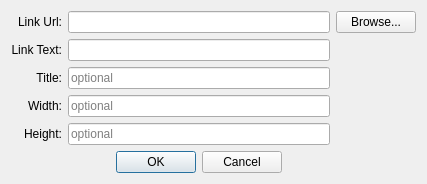
<?xml version="1.0" encoding="UTF-8"?>
<ui version="4.0">
 <class>InsertLinkOrPictureDialog</class>
 <widget class="QDialog" name="InsertLinkOrPictureDialog">
  <property name="geometry">
   <rect>
    <x>0</x>
    <y>0</y>
    <width>427</width>
    <height>174</height>
   </rect>
  </property>
  <property name="windowTitle">
   <string>Dialog</string>
  </property>
  <layout class="QGridLayout" name="gridLayout">
   <item row="3" column="0">
    <widget class="QLabel" name="widthLabel">
     <property name="text">
      <string>Width:</string>
     </property>
     <property name="alignment">
      <set>Qt::AlignRight|Qt::AlignTrailing|Qt::AlignVCenter</set>
     </property>
    </widget>
   </item>
   <item row="4" column="0">
    <widget class="QLabel" name="heightLabel">
     <property name="text">
      <string>Height:</string>
     </property>
     <property name="alignment">
      <set>Qt::AlignRight|Qt::AlignTrailing|Qt::AlignVCenter</set>
     </property>
    </widget>
   </item>
   <item row="3" column="1">
    <widget class="QLineEdit" name="widthLineEdit">
     <property name="placeholderText">
      <string>optional</string>
     </property>
    </widget>
   </item>
   <item row="5" column="1">
    <widget class="QDialogButtonBox" name="buttonBox">
     <property name="standardButtons">
      <set>QDialogButtonBox::Cancel|QDialogButtonBox::Ok</set>
     </property>
     <property name="centerButtons">
      <bool>true</bool>
     </property>
    </widget>
   </item>
   <item row="4" column="1">
    <widget class="QLineEdit" name="heightLineEdit">
     <property name="placeholderText">
      <string>optional</string>
     </property>
    </widget>
   </item>
   <item row="2" column="1">
    <widget class="QLineEdit" name="titleLineEdit">
     <property name="placeholderText">
      <string>optional</string>
     </property>
    </widget>
   </item>
   <item row="0" column="2">
    <widget class="QPushButton" name="insertLocalPushButton">
     <property name="text">
      <string>Browse...</string>
     </property>
    </widget>
   </item>
   <item row="1" column="0">
    <widget class="QLabel" name="textLabel">
     <property name="text">
      <string>Link Text:</string>
     </property>
     <property name="alignment">
      <set>Qt::AlignRight|Qt::AlignTrailing|Qt::AlignVCenter</set>
     </property>
    </widget>
   </item>
   <item row="1" column="1">
    <widget class="QLineEdit" name="textLineEdit"/>
   </item>
   <item row="2" column="0">
    <widget class="QLabel" name="titleLabel">
     <property name="text">
      <string>Title:</string>
     </property>
     <property name="alignment">
      <set>Qt::AlignRight|Qt::AlignTrailing|Qt::AlignVCenter</set>
     </property>
    </widget>
   </item>
   <item row="0" column="1">
    <widget class="QLineEdit" name="urlLineEdit"/>
   </item>
   <item row="0" column="0">
    <widget class="QLabel" name="urlLabel">
     <property name="text">
      <string>Link Url:</string>
     </property>
     <property name="alignment">
      <set>Qt::AlignRight|Qt::AlignTrailing|Qt::AlignVCenter</set>
     </property>
    </widget>
   </item>
  </layout>
 </widget>
 <tabstops>
  <tabstop>urlLineEdit</tabstop>
  <tabstop>textLineEdit</tabstop>
  <tabstop>titleLineEdit</tabstop>
  <tabstop>buttonBox</tabstop>
 </tabstops>
 <resources/>
 <connections/>
</ui>
